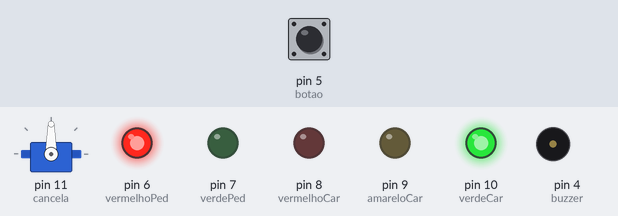
The sketch below on a simulated Arduino Uno, built with avr-gcc and run on an emulated ATmega328P. Parts: servo, output pins drawn as LEDs (lit = HIGH), buzzer (waves = sounding). The inputs (shaded band) are chosen by the test bench; at power-on: pin 5 (botao) HIGH.

Above: at 1.2 s.
1.3 s: pin 5 (botao) pulled LOW for 0.15 s
At 2.7 s:
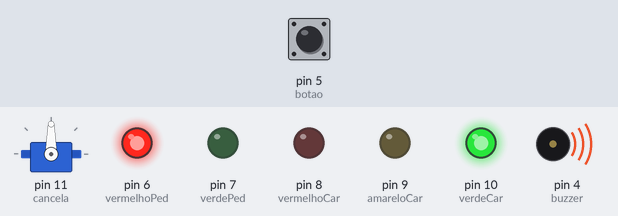
At 5.0 s:
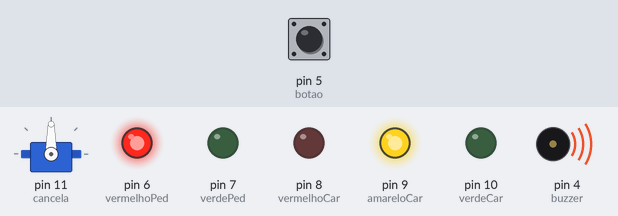
Timing chart, 0 to 22.3 s (numbered marks = the images above; inputs shaded):
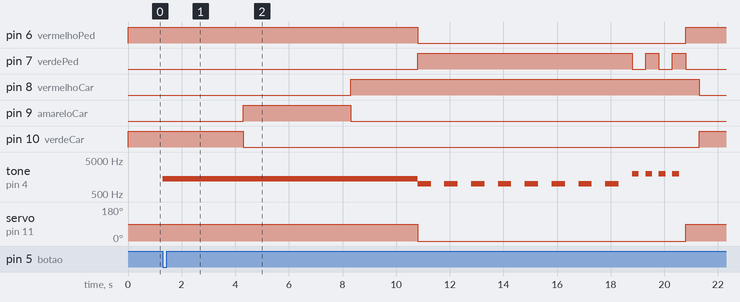

The sketch:

Projeto_04.ino
```cpp
#include <Servo.h>  // Inclui a biblioteca para controlar o servo motor

// Definindo os pinos dos componentes
int verdeCar = 10;
int amareloCar = 9;
int vermelhoCar = 8;
int verdePed = 7;
int vermelhoPed = 6;
int botao = 5;
int buzzer = 4;

// Cria o objeto do servo motor
Servo cancela;

void setup() {
  // Definir os pinos dos LEDs e buzzer
  pinMode(verdeCar, OUTPUT);
  pinMode(amareloCar, OUTPUT);
  pinMode(vermelhoCar, OUTPUT);
  pinMode(verdePed, OUTPUT);
  pinMode(vermelhoPed, OUTPUT);
  pinMode(buzzer, OUTPUT);
  pinMode(botao, INPUT_PULLUP);

  // Inicializa o servo motor no pino 11
  cancela.attach(11);

  // Inicializa a cancela aberta (90 graus)
  cancela.write(90);
}

void loop() {
  // Sinal para carros
  digitalWrite(verdeCar, HIGH);
  digitalWrite(amareloCar, LOW);
  digitalWrite(vermelhoCar, LOW);

  // Sinal para pedestres
  digitalWrite(verdePed, LOW);
  digitalWrite(vermelhoPed, HIGH);

  if (digitalRead(botao) == 0) {
    // Buzzer apita continuamente enquanto o sinal está fechado para pedestres
    tone(buzzer, 1400);
    delay(3000);  // Espera antes de trocar o sinal

    // Mudar para sinal amarelo dos carros
    digitalWrite(verdeCar, LOW);
    digitalWrite(amareloCar, HIGH);
    delay(4000);  // Tempo no amarelo

    // Mudar para vermelho para carros e fechar a cancela
    digitalWrite(amareloCar, LOW);
    digitalWrite(vermelhoCar, HIGH);
    delay(2500);  // Tempo para os carros pararem

    // Fecha a cancela (ângulo 0)
    cancela.write(0);

    // Abrindo sinal para pedestres
    digitalWrite(vermelhoPed, LOW);
    digitalWrite(verdePed, HIGH);

    // Buzzer apitando devagar enquanto pedestres podem atravessar
    for (int i = 0; i < 8; i++) {
      tone(buzzer, 1000);  // Frequência do buzzer enquanto o pedestre atravessa
      delay(500);          // Intervalo lento
      noTone(buzzer);      // Pausa o som
      delay(500);
    }

    // Sinal piscando para pedestres e buzzer apitando mais rápido
    for (int i = 0; i < 4; i++) {
      digitalWrite(verdePed, !digitalRead(verdePed)); // Pisca o LED verde
      tone(buzzer, 2000);  // Frequência mais alta para o aviso
      delay(250);          // Intervalo mais rápido
      noTone(buzzer);
      delay(250);
    }

    // Finalizando o ciclo, fechando sinal dos pedestres e abrindo cancela
    digitalWrite(verdePed, LOW);  // Desliga o LED verde dos pedestres
    digitalWrite(vermelhoPed, HIGH);  // Liga o LED vermelho dos pedestres

    // Abre a cancela (ângulo 90)
    cancela.write(90);

    delay(500);  // Pequeno intervalo antes de voltar ao ciclo normal
  }
}
```

Measured:
- after the input at 1.3 s, pin 6 (vermelhoPed): HIGH → LOW after 9.5 s, → HIGH 10.0 s later; pin 7 (verdePed): LOW → HIGH after 9.5 s, then repeats every 1.0 s: LOW 0.50 s, HIGH 0.50 s
